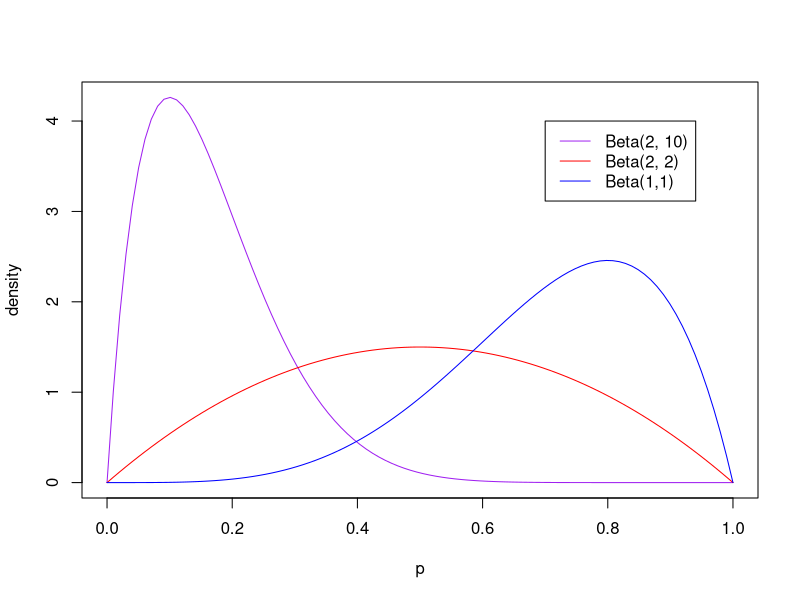

Reproduce this figure in R.
## ---- chunk 1
#define range
p = seq(0,1, length=100)

#plot several Beta distributions
plot(p, dbeta(p, 2, 10), ylab='density', type ='l', col='purple')
lines(p, dbeta(p, 2, 2), col='red') 
lines(p, dbeta(p, 5, 2), col='blue')

#add legend
legend(.7, 4, c('Beta(2, 10)','Beta(2, 2)','Beta(1,1)'),
       lty=c(1,1,1),col=c('purple', 'red', 'blue'))

## ---- chunk 2
pbeta(0.8, shape1 = 4/3, shape2 = 2, lower.tail = FALSE)
